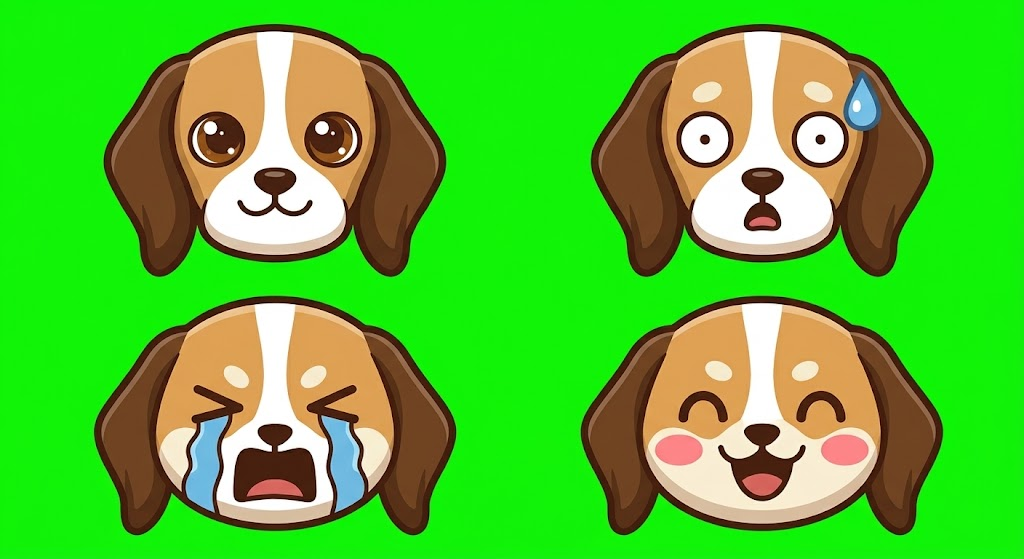
#> input picture assets/source/biscuit.jpg, 1024 x 559 px
$ python recolor_eyes.py ../assets/source/biscuit.jpg
#> lines starting #> are read from the running program, lines starting #| are printed output that depends on the picture; after the words box and inside, x2 and y2 are one past the last pixel; in counts of white or black regions, pixels touching at a corner belong together
#!/usr/bin/env python3
"""スプライトの茶色い瞳を別の色に塗り替える（黒猫の目を黄色にする用）。

    python3 sims/recolor_eyes.py assets/sprites/STRAY_normal.png
"""
import colorsys
import sys

import numpy as np
from PIL import Image


def recolor(path, target_hue=50 / 360):
#> called with path = '../assets/source/biscuit.jpg', target_hue = 0.139
    im = Image.open(path).convert("RGBA")
    a = np.asarray(im).astype(float) / 255
    rgb = a[..., :3]
    mx, mn = rgb.max(-1), rgb.min(-1)
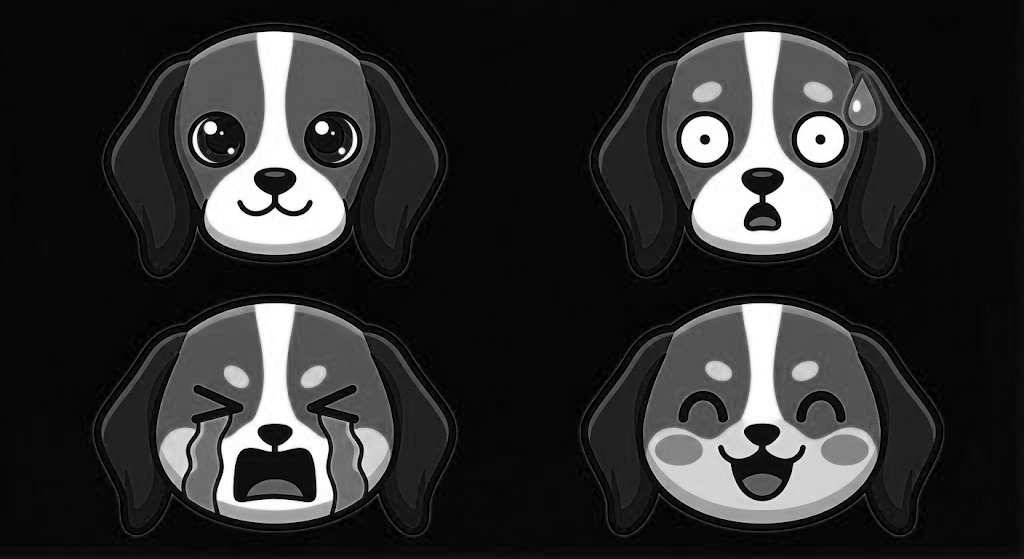
#> mn: shape (559, 1024) float64; min 0, max 1, mean 0.182
    sat = np.where(mx > 0, (mx - mn) / np.maximum(mx, 1e-6), 0)
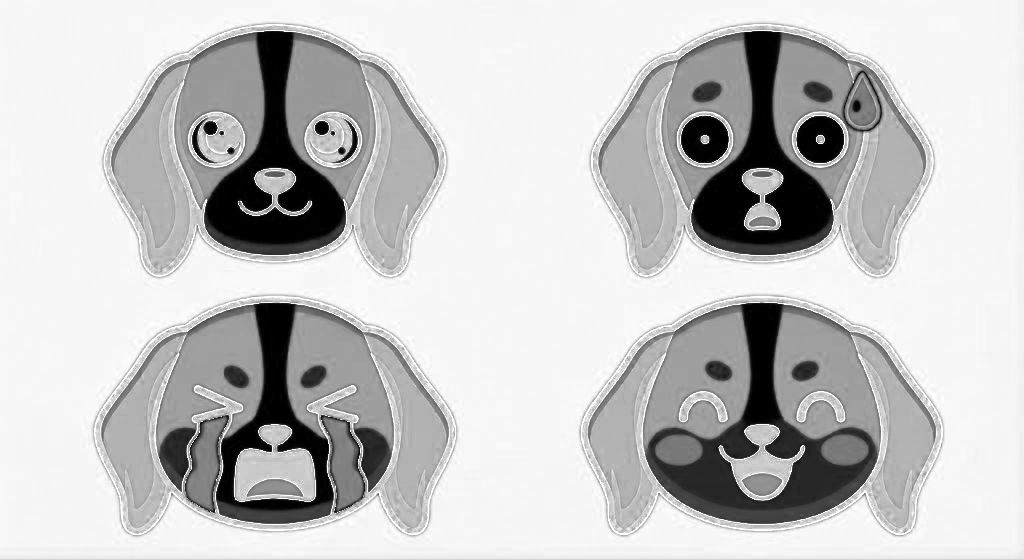
#> sat: shape (559, 1024) float64; min 0, max 1, mean 0.772
    r, g, b = rgb[..., 0], rgb[..., 1], rgb[..., 2]
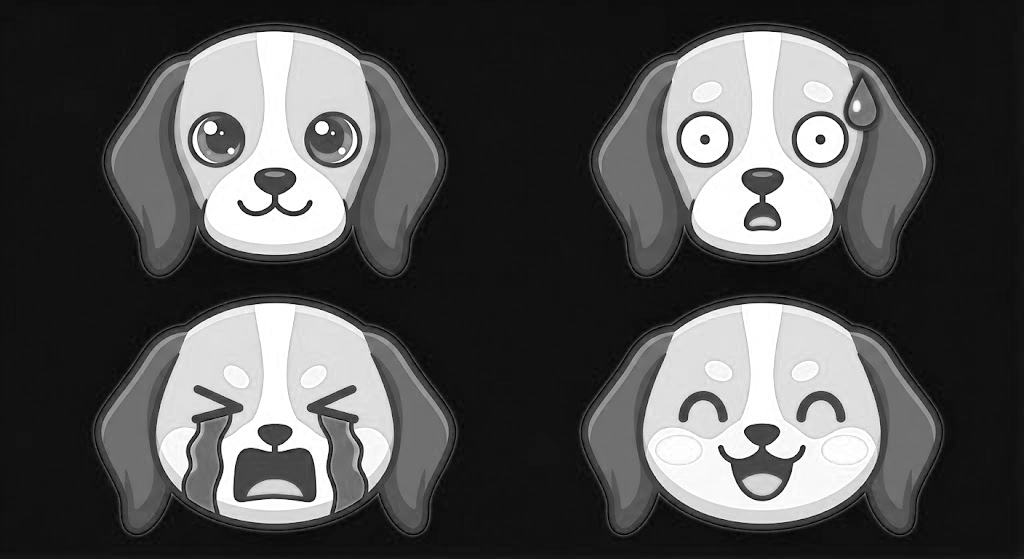
#> r: shape (559, 1024) float64; min 0, max 1, mean 0.323
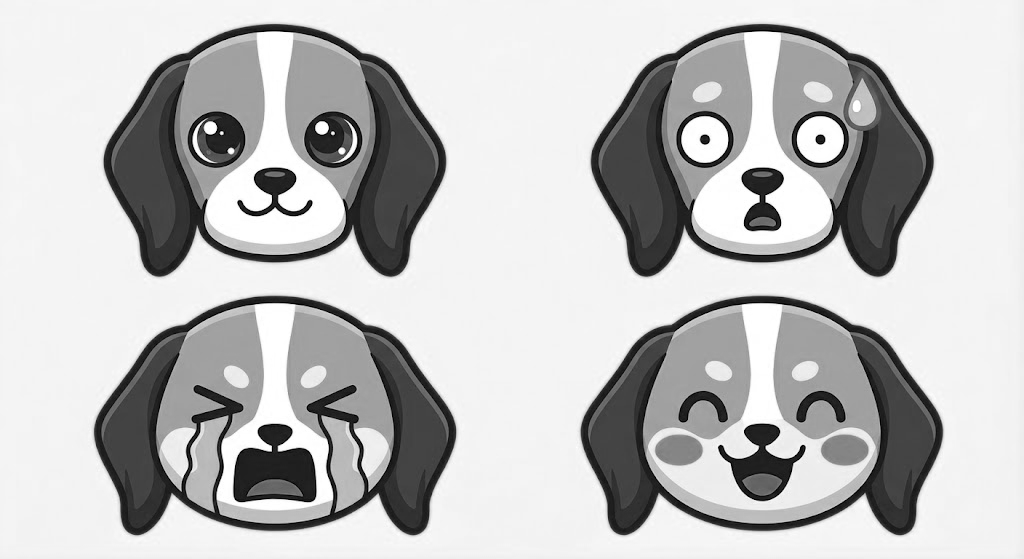
#> g: shape (559, 1024) float64; min 0, max 1, mean 0.748
    hue = np.vectorize(lambda r, g, b: colorsys.rgb_to_hsv(r, g, b)[0])(r, g, b)
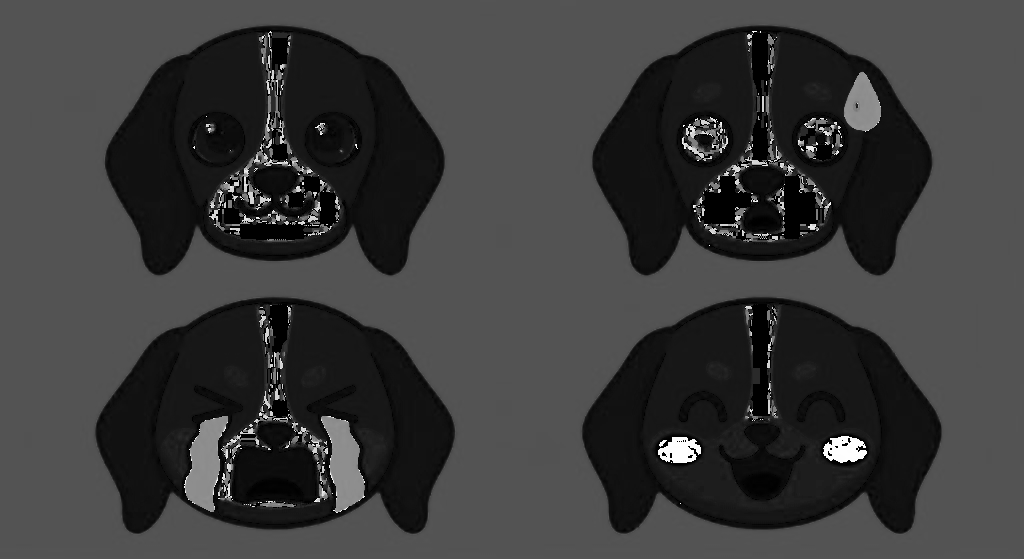
#> hue: shape (559, 1024) float64; min 0, max 0.999, mean 0.232
    brown = (hue > 10 / 360) & (hue < 45 / 360) & (sat > 0.3) & (mx > 0.12) & (a[..., 3] > 0.5)
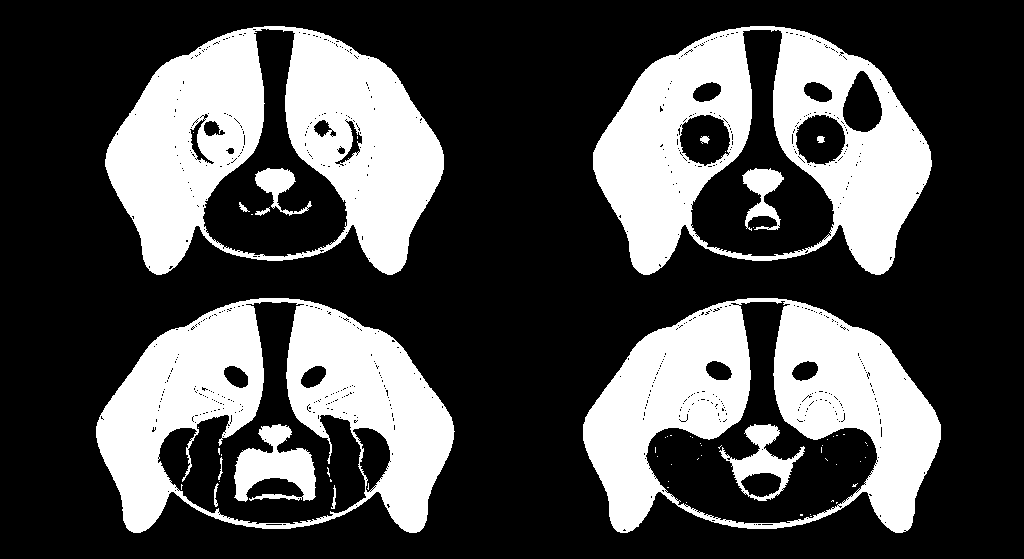
#> brown: shape (559, 1024) bool; 30.7% white; 62 white regions (47 under 20 px), largest, box (x1, y1, x2, y2) and area: (105, 26, 444, 275) 45818, (583, 298, 941, 533) 40904, (593, 26, 932, 275) 40601
    ys, xs = np.nonzero(brown)
    out = rgb.copy()
    for y, x in zip(ys, xs):
        v = min(1.0, 0.35 + mx[y, x] * 1.6)
        out[y, x] = colorsys.hsv_to_rgb(target_hue, 0.9, v)
#> this loop made 175973 passes
#> (y, x, v) on passes 1 to 3: (26, 264, 0.701), (26, 265, 0.695), (26, 266, 0.676)
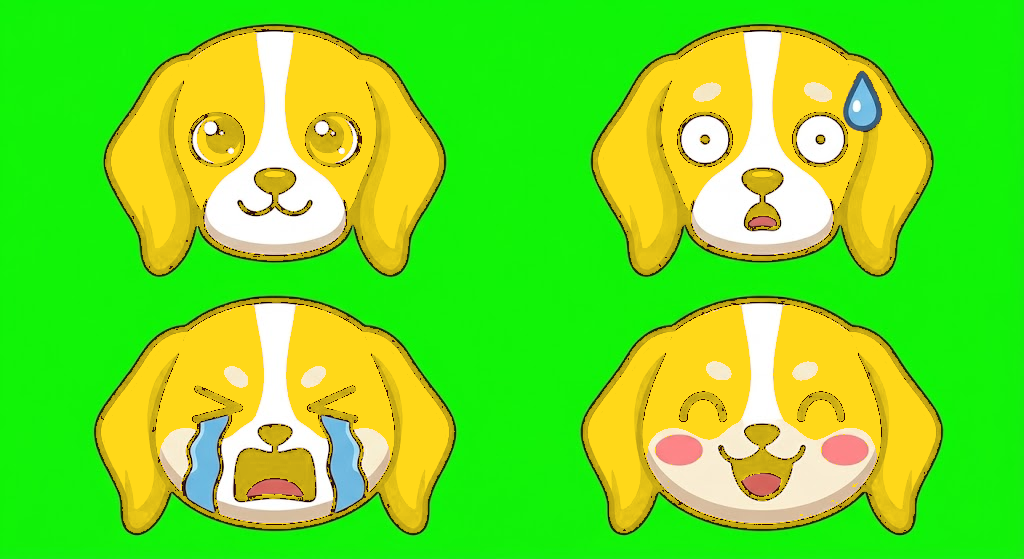
#> out: shape (559, 1024, 3) float64; mean R, G, B 0.441, 0.879, 0.153
    a[..., :3] = out
    Image.fromarray((a * 255).astype(np.uint8), "RGBA").save(path)
    print(f"{path}: {len(ys)} px を塗り替え")
#| ../assets/source/biscuit.jpg: 175973 px を塗り替え


if __name__ == "__main__":
    for p in sys.argv[1:]:
        recolor(p)

$ run again, on assets/source/mochi.jpg
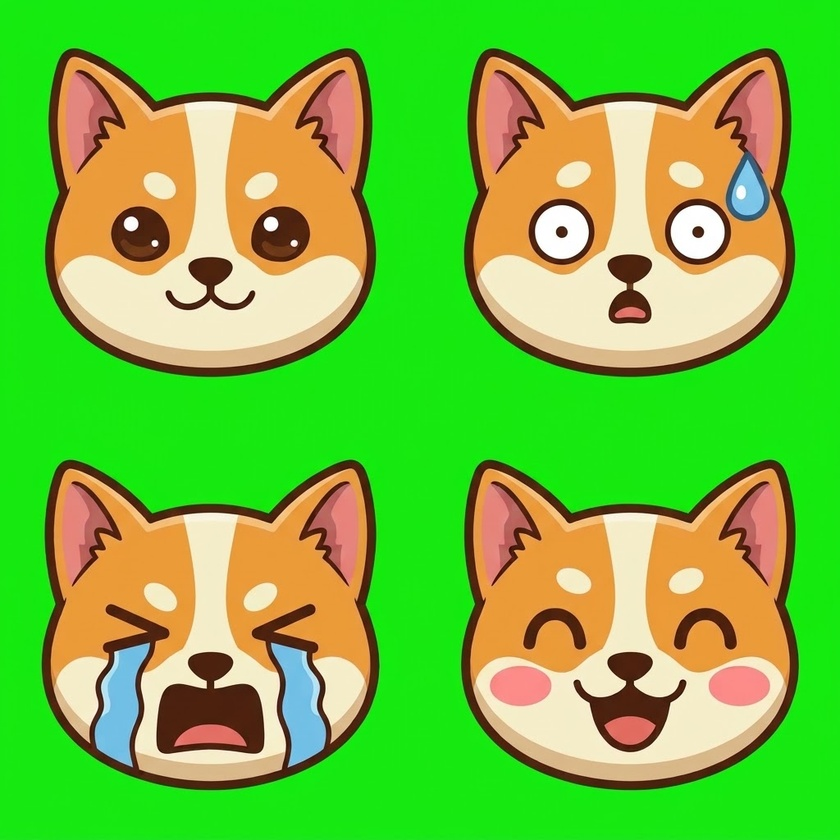
#> input picture assets/source/mochi.jpg, 840 x 840 px, shrunk from 1024 x 1024 before the run
#> in recolor, `brown = (hue > 10 / 360) & (hue < 45 / 360) & (sat > 0.3) & (mx > 0.12..`:
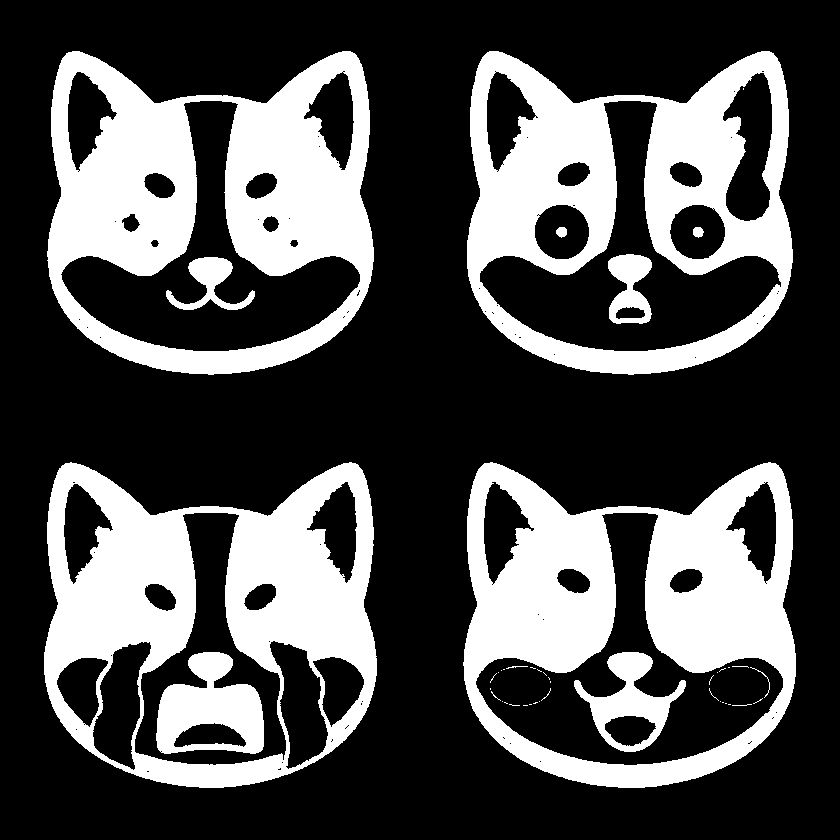
#> brown: shape (840, 840) bool; 30.7% white; 44 white regions (31 under 20 px), largest, box (x1, y1, x2, y2) and area: (47, 51, 374, 375) 53405, (463, 462, 796, 788) 51598, (44, 462, 377, 788) 49815
#> the loop in recolor, `for y, x in zip(ys, xs):` made 216518 passes
#> (y, x, v) on passes 1 to 3: (51, 72, 0.72), (51, 73, 0.764), (51, 74, 0.777)
#> after the loop in recolor, `for y, x in zip(ys, xs):`:
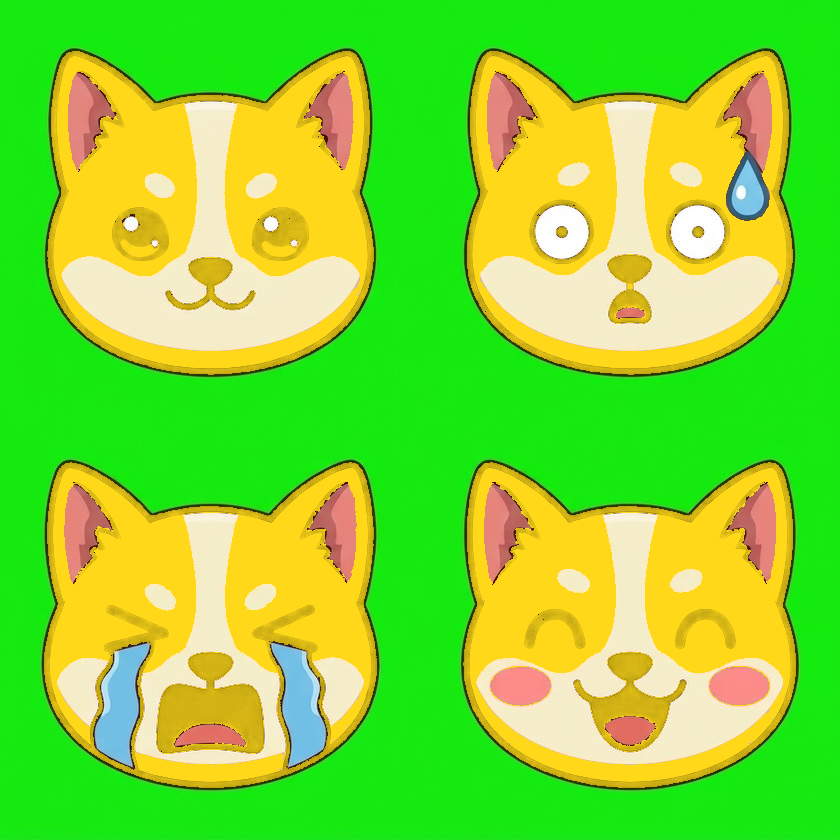
#> out: shape (840, 840, 3) float64; mean R, G, B 0.506, 0.851, 0.197
#| ../assets/source/mochi.jpg: 216518 px を塗り替え
